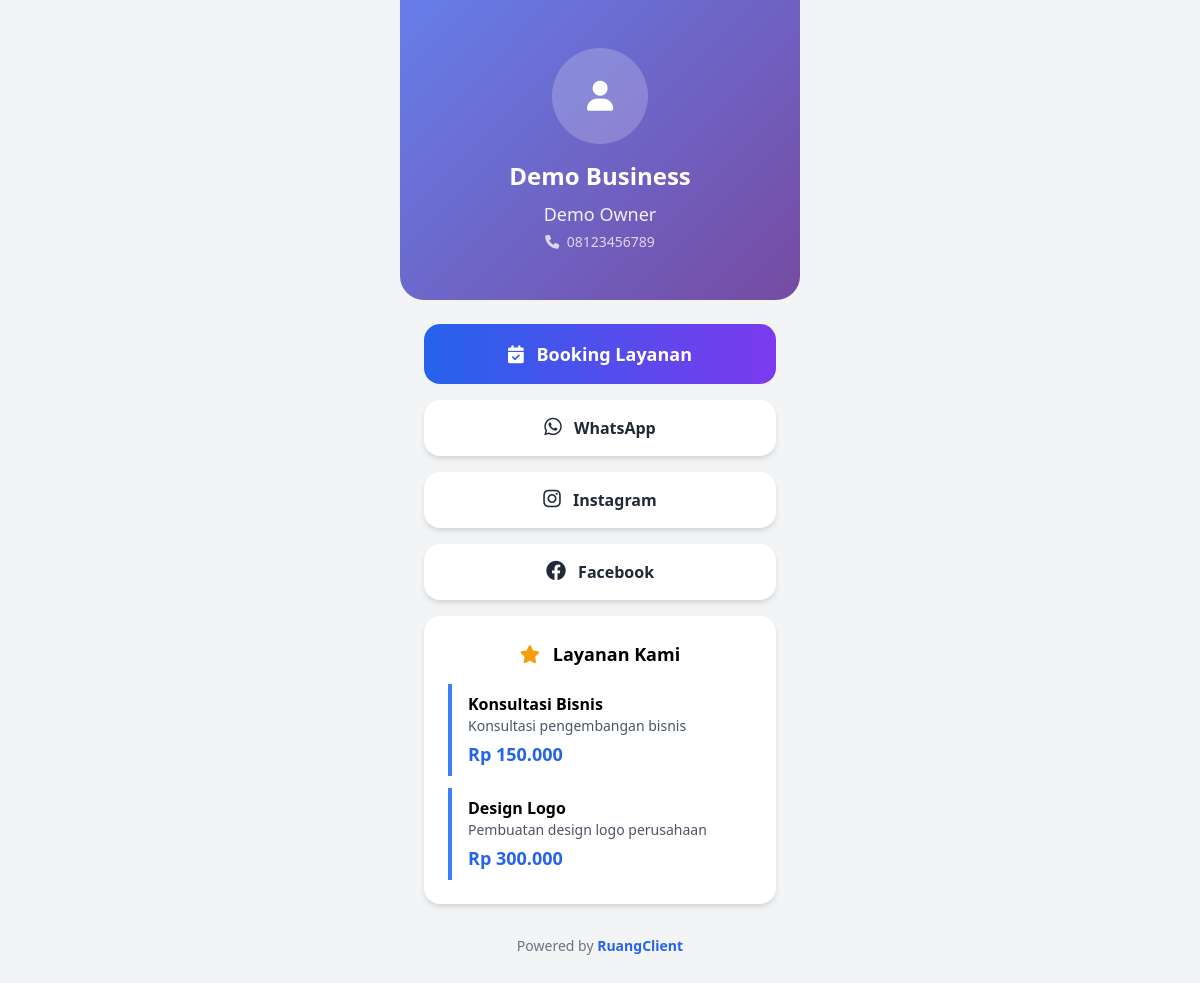
The page /public/index.php on the database its author committed.
### tables this page shows
CREATE TABLE business_owners (
    id INT AUTO_INCREMENT PRIMARY KEY,
    username VARCHAR(100) UNIQUE NOT NULL,
    email VARCHAR(255) UNIQUE NOT NULL,
    password VARCHAR(255) NOT NULL,
    business_name VARCHAR(255) NOT NULL,
    owner_name VARCHAR(255) NOT NULL,
    phone VARCHAR(20),
    address TEXT,
    profile_image VARCHAR(255),
    is_active BOOLEAN DEFAULT TRUE,
    subscription_status ENUM('active', 'expired', 'pending') DEFAULT 'pending',
    subscription_expires_at DATETIME,
    midtrans_server_key VARCHAR(255),
    midtrans_client_key VARCHAR(255),
    created_at TIMESTAMP DEFAULT CURRENT_TIMESTAMP,
    updated_at TIMESTAMP DEFAULT CURRENT_TIMESTAMP ON UPDATE CURRENT_TIMESTAMP
);

CREATE TABLE social_links (
    id INT AUTO_INCREMENT PRIMARY KEY,
    business_owner_id INT,
    platform VARCHAR(50) NOT NULL,
    url VARCHAR(500) NOT NULL,
    icon VARCHAR(100),
    is_active BOOLEAN DEFAULT TRUE,
    sort_order INT DEFAULT 0,
    created_at TIMESTAMP DEFAULT CURRENT_TIMESTAMP,
    FOREIGN KEY (business_owner_id) REFERENCES business_owners(id) ON DELETE CASCADE
);

CREATE TABLE services (
    id INT AUTO_INCREMENT PRIMARY KEY,
    business_owner_id INT,
    service_name VARCHAR(255) NOT NULL,
    description TEXT,
    price DECIMAL(10,2) NOT NULL,
    duration INT NOT NULL COMMENT 'durasi dalam menit',
    is_active BOOLEAN DEFAULT TRUE,
    created_at TIMESTAMP DEFAULT CURRENT_TIMESTAMP,
    FOREIGN KEY (business_owner_id) REFERENCES business_owners(id) ON DELETE CASCADE
);

### public/index.php (the view, shortened to what this page needs)
<?php
$business_id = isset($_GET['id']) ? (int)$_GET['id'] : 1;
$db = new Database();
$conn = $db->getConnection();
$stmt = $conn->prepare("SELECT * FROM business_owners WHERE id = ? AND is_active = 1");
$stmt->bind_param("i", $business_id);
$stmt->execute();
$business = $stmt->get_result()->fetch_assoc();
$stmt = $conn->prepare("SELECT * FROM social_links WHERE business_owner_id = ? AND is_active = 1 ORDER BY sort_order");
$stmt->bind_param("i", $business_id);
$stmt->execute();
$social_links = $stmt->get_result()->fetch_all(MYSQLI_ASSOC);
$stmt = $conn->prepare("SELECT * FROM services WHERE business_owner_id = ? AND is_active = 1");
$stmt->bind_param("i", $business_id);
$stmt->execute();
$services = $stmt->get_result()->fetch_all(MYSQLI_ASSOC);
?>
<!DOCTYPE html>
<html lang="id">
<head>
    <link href="https://cdn.jsdelivr.net/npm/tailwindcss@2.2.19/dist/tailwind.min.css" rel="stylesheet">
    <link rel="stylesheet" href="https://cdnjs.cloudflare.com/ajax/libs/font-awesome/6.0.0/css/all.min.css">
</head>
<body class="bg-gray-100 min-h-screen">
    <div class="mobile-app">
        <div class="gradient-bg text-white text-center py-12 px-6 rounded-b-3xl">
            <?php if ($business['profile_image']): ?>
                <img src="<?= htmlspecialchars($business['profile_image']) ?>" alt="Profile" class="w-24 h-24 rounded-full mx-auto mb-4 border-4 border-white shadow-lg">
            <?php else: ?>
                <div class="w-24 h-24 bg-white bg-opacity-20 rounded-full mx-auto mb-4 flex items-center justify-center">
                    <i class="fas fa-user text-3xl"></i>
                </div>
            <?php endif; ?>
            <h1 class="text-2xl font-bold mb-2"><?= htmlspecialchars($business['business_name']) ?></h1>
            <p class="text-lg opacity-90"><?= htmlspecialchars($business['owner_name']) ?></p>
            <?php if ($business['phone']): ?>
                <p class="text-sm opacity-75 mt-1">
                    <i class="fas fa-phone mr-1"></i>
                    <?= htmlspecialchars($business['phone']) ?>
                </p>
            <?php endif; ?>
        </div>
        <div class="p-6 space-y-4">
            <a href="booking.php?id=<?= $business_id ?>" class="block w-full bg-gradient-to-r from-blue-600 to-purple-600 text-white text-center py-4 px-6 rounded-2xl font-semibold text-lg link-button">
                <i class="fas fa-calendar-check mr-2"></i>
                Booking Layanan
            </a>
            <?php foreach ($social_links as $link): ?>
                <a href="<?= htmlspecialchars($link['url']) ?>" target="_blank" class="block w-full bg-white text-gray-800 text-center py-4 px-6 rounded-2xl font-semibold shadow-md link-button">
                    <i class="<?= htmlspecialchars($link['icon']) ?> mr-2 text-xl"></i>
                    <?= ucfirst(htmlspecialchars($link['platform'])) ?>
                </a>
            <?php endforeach; ?>
            <?php if ($services): ?>
                <div class="bg-white rounded-2xl p-6 shadow-md mt-8">
                    <h3 class="text-lg font-bold mb-4 text-center">
                        <i class="fas fa-star text-yellow-500 mr-2"></i>
                        Layanan Kami
                    </h3>
                    <div class="space-y-3">
                        <?php foreach ($services as $service): ?>
                            <div class="border-l-4 border-blue-500 pl-4 py-2">
                                <div class="font-semibold"><?= htmlspecialchars($service['service_name']) ?></div>
                                <div class="text-sm text-gray-600"><?= htmlspecialchars($service['description']) ?></div>
                                <div class="text-lg font-bold text-blue-600 mt-1">
                                    Rp <?= number_format($service['price'], 0, ',', '.') ?>
                                </div>
                            </div>
                        <?php endforeach; ?>
                    </div>
                </div>
            <?php endif; ?>
            <div class="text-center text-gray-500 text-sm mt-8 py-4">
                <p>Powered by <span class="font-semibold text-blue-600">RuangClient</span></p>
            </div>
        </div>
    </div>
</body>
</html>

### public/index.php (style rules this page uses)
.gradient-bg { background: linear-gradient(135deg, #667eea 0%, #764ba2 100%); }
.mobile-app { max-width: 400px; margin: 0 auto; }
.link-button { transition: all 0.3s ease; }

### rows shown on the page
business_owners: business_name "Demo Business", owner_name "Demo Owner", phone "08123456789"
social_links: platform "WhatsApp"
social_links: platform "Instagram"
social_links: platform "Facebook"
services: service_name "Konsultasi Bisnis", description "Konsultasi pengembangan bisnis", price "150.000"
services: service_name "Design Logo", description "Pembuatan design logo perusahaan", price "300.000"
